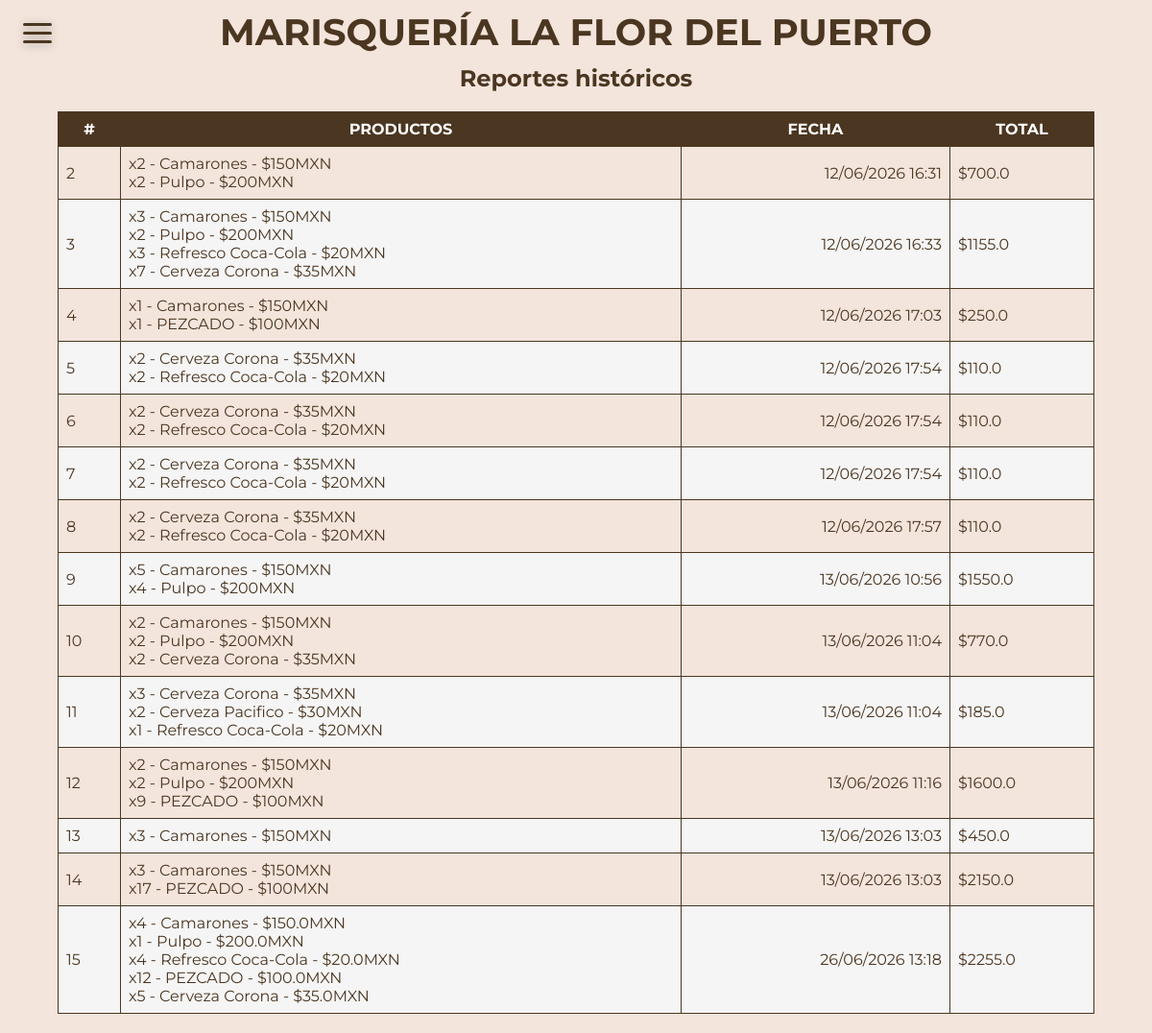
/reportes (signed in), run on an earlier commit of the app's database.
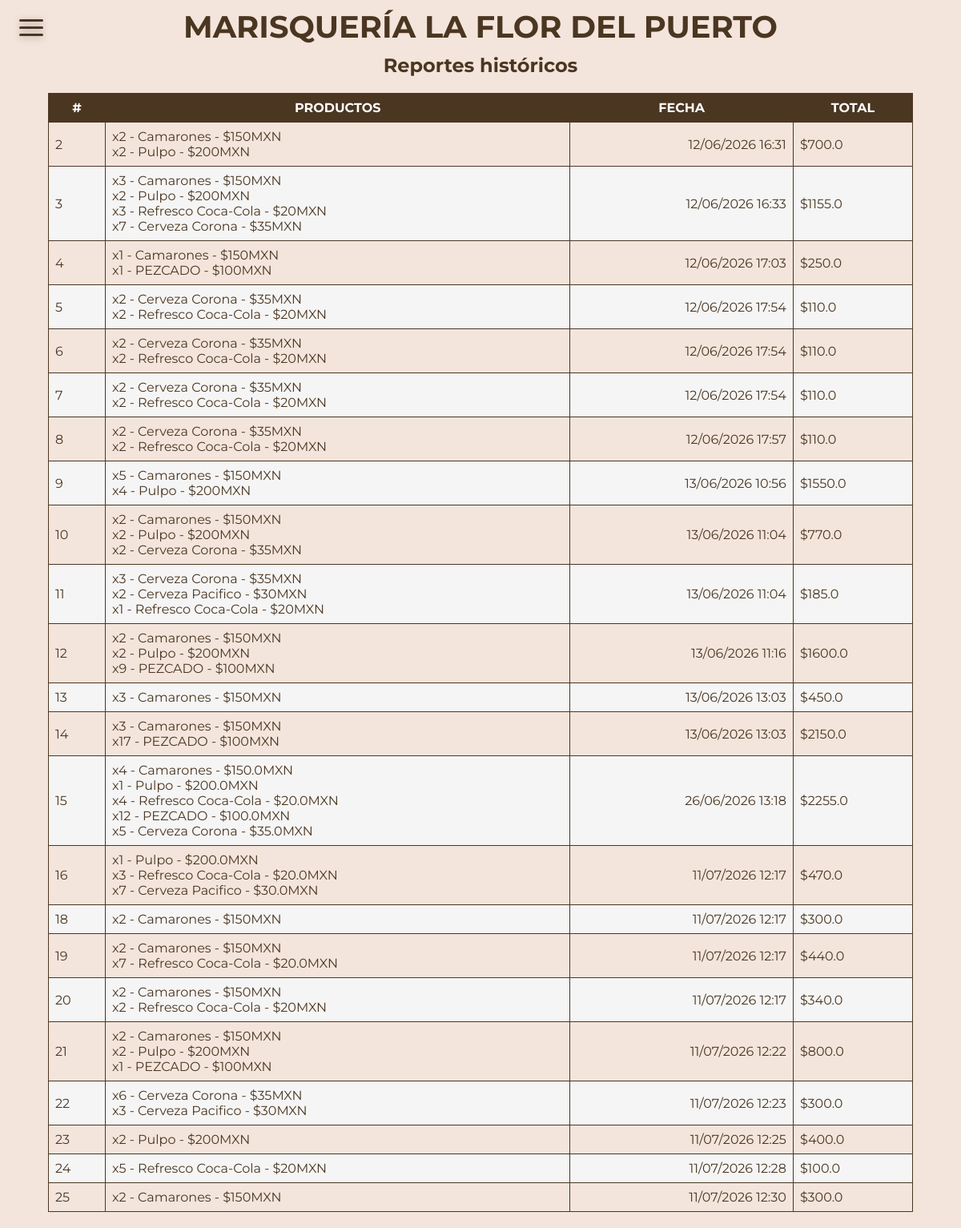
And on a later commit of the database.
### models.py (models this page shows)
class PedidoHistorico(db.Model):
    id = db.Column(db.Integer, primary_key=True)
    productos = db.Column(db.Text)  # o relación si usas modelo relacional
    total = db.Column(db.Float)
    fecha = db.Column(db.DateTime, default=datetime.now())

### app.py (the view)
        def wrapped(*args, **kwargs):
            if 'username' not in session:
                return redirect(url_for('login'))
            if session.get('tipo_usuario') not in allowed_roles:
                flash('No tienes permiso para acceder a esta página', 'error')
                return redirect(url_for('index'))
            return f(*args, **kwargs)

### app.py (called while the page is built)
def from_json(value):
    try:
        return json.loads(value)
    except (json.JSONDecodeError, TypeError):
        return value

def role_required(*allowed_roles):
    def decorator(f):
        def wrapped(*args, **kwargs):
            if 'username' not in session:
                return redirect(url_for('login'))
            if session.get('tipo_usuario') not in allowed_roles:
                flash('No tienes permiso para acceder a esta página', 'error')
                return redirect(url_for('index'))
            return f(*args, **kwargs)
        wrapped.__name__ = f.__name__
        return wrapped
    return decorator

@app.route('/reportes', methods=['GET'])
@role_required('admin')
def reportes():
    reportes = PedidoHistorico.query.all()
    return render_template('reportes.html', reportes=reportes)

### templates/reportes.html (shortened to what this page needs)
{% extends 'base.html' %}
{% block content %}
    <h2 style="text-align: center;">Reportes históricos</h2>
    <div style="width: 90%; margin: 0 auto;">
        <table style="width: 100%;">
            <tr>
                <th>#</th>
                <th>Productos</th>
                <th>Fecha</th>
                <th>Total</th>
            </tr>
            {% for reporte in reportes %}
                {% if reporte.productos and reporte.productos != 'None' and reporte.productos != '[]' %}
                <tr>
                    <td>{{ reporte.id }}</td>
                    <td style="border-top: 1px dashed #000;">
                        {% set productos = reporte.productos | from_json %}
                        {% if productos %}
                            {% for producto in productos %}
                                x{{ producto.cantidad }} - {{ producto.nombre }} - ${{ producto.precio }}MXN<br>
                            {% endfor %}
                        {% else %}
                            {{ reporte.productos }}
                        {% endif %}
                    </td>
                    <td style="text-align: right; border-top: 1px dashed #000;">{{ reporte.fecha.strftime('%d/%m/%Y %H:%M') if reporte.fecha else '' }}</td>
                    <td>${{ reporte.total }}</td>
                </tr>
                {% endif %}
            {% endfor %}
        </table>
    </div>
{% endblock %}

### templates/base.html (shortened to what this page needs)
<!DOCTYPE html>
<html lang="en">
<head>
    <link rel="stylesheet" href="{{ url_for('static', filename='css/base.css') }}">
</head>
<body>
    <header>
        <div class="menu-button menu-not-active" id="menu-button">
            <span></span>
            <span></span>
            <span></span>
        </div>
    </header>
    <div class="container">
        <h1 style="position: sticky; top: 0;">MARISQUERÍA LA FLOR DEL PUERTO</h1>
        {% block content %}{% endblock %}
    </div>
</body>
</html>

### static/css/base.css (style rules this page uses)
* { margin: 0; padding: 0; box-sizing: border-box; }
html { scroll-behavior: smooth; }
body { --bg-color: #4b3621; --text-color: #fff; background-color: #f3e5dc; font-family: 'Montserrat', sans-serif; color: #4b3621; display: block; }
header { display: flex; justify-content: space-between; align-items: center; position: fixed; top: 0; left: 0; width: 100%; height: 10dvh; padding: 8px 30px; z-index: 100; }
.menu-button { width: 30px; cursor: pointer; position: absolute; top: 30%; left: 5%; z-index: 110; }
.menu-button span { display: block; width: 100%; height: 3px; box-shadow: rgba(0, 0, 0, 0.3) 0px 2px 10px 0px; position: relative; border-radius: 3px; background-color: var(--bg-color); transition: all 0.3s ease; }
span + span { margin-top: 6px; }
.menu-not-active span:nth-child(1) { animation: ease .7s top-2 forwards; }
.menu-not-active span:nth-child(2) { animation: ease .7s scaled-2 forwards; }
.menu-not-active span:nth-child(3) { animation: ease .7s bottom-2 forwards; }
h1 { width: 100%; text-align: center; padding: 10px; font-size: clamp(1.4rem, 5vw, 2.4rem); text-wrap: balance; margin: 0 auto; animation: scroll 10s ease-in-out; animation-timeline: scroll(); }
h2 { font-size: clamp(1rem, 5vw, 1.5rem); text-wrap: balance; }
table { width: auto; border-collapse: collapse; margin: 20px auto; }
table th, table td { border: 1px solid #4b3621; padding: 8px; text-align: left; }
th { background-color: #4b3621; color: #fff; text-align: center !important; text-transform: uppercase; }
tr:nth-child(odd) { background-color: #f5f5f5; color: #4b3621; }
@media (min-width: 960px) { .menu-button { left: 2%; } }

What changed in the data, as far as the page shows it:
added PedidoHistorico: id "16", cantidad "1" "3" "7", nombre "Pulpo" "Refresco Coca-Cola" "Cerveza Pacifico", precio "200.0" "20.0" "30.0", fecha "11/07/2026 12:17", total "470.0"
added PedidoHistorico: id "18", cantidad "2", nombre "Camarones", precio "150", fecha "11/07/2026 12:17", total "300.0"
added PedidoHistorico: id "19", cantidad "2" "7", nombre "Camarones" "Refresco Coca-Cola", precio "150" "20.0", fecha "11/07/2026 12:17", total "440.0"
added PedidoHistorico: id "20", cantidad "2" "2", nombre "Camarones" "Refresco Coca-Cola", precio "150" "20", fecha "11/07/2026 12:17", total "340.0"
added PedidoHistorico: id "21", cantidad "2" "2" "1", nombre "Camarones" "Pulpo" "PEZCADO", precio "150" "200" "100", fecha "11/07/2026 12:22", total "800.0"
added PedidoHistorico: id "22", cantidad "6" "3", nombre "Cerveza Corona" "Cerveza Pacifico", precio "35" "30", fecha "11/07/2026 12:23", total "300.0"
added PedidoHistorico: id "23", cantidad "2", nombre "Pulpo", precio "200", fecha "11/07/2026 12:25", total "400.0"
added PedidoHistorico: id "24", cantidad "5", nombre "Refresco Coca-Cola", precio "20", fecha "11/07/2026 12:28", total "100.0"
added PedidoHistorico: id "25", cantidad "2", nombre "Camarones", precio "150", fecha "11/07/2026 12:30", total "300.0"
